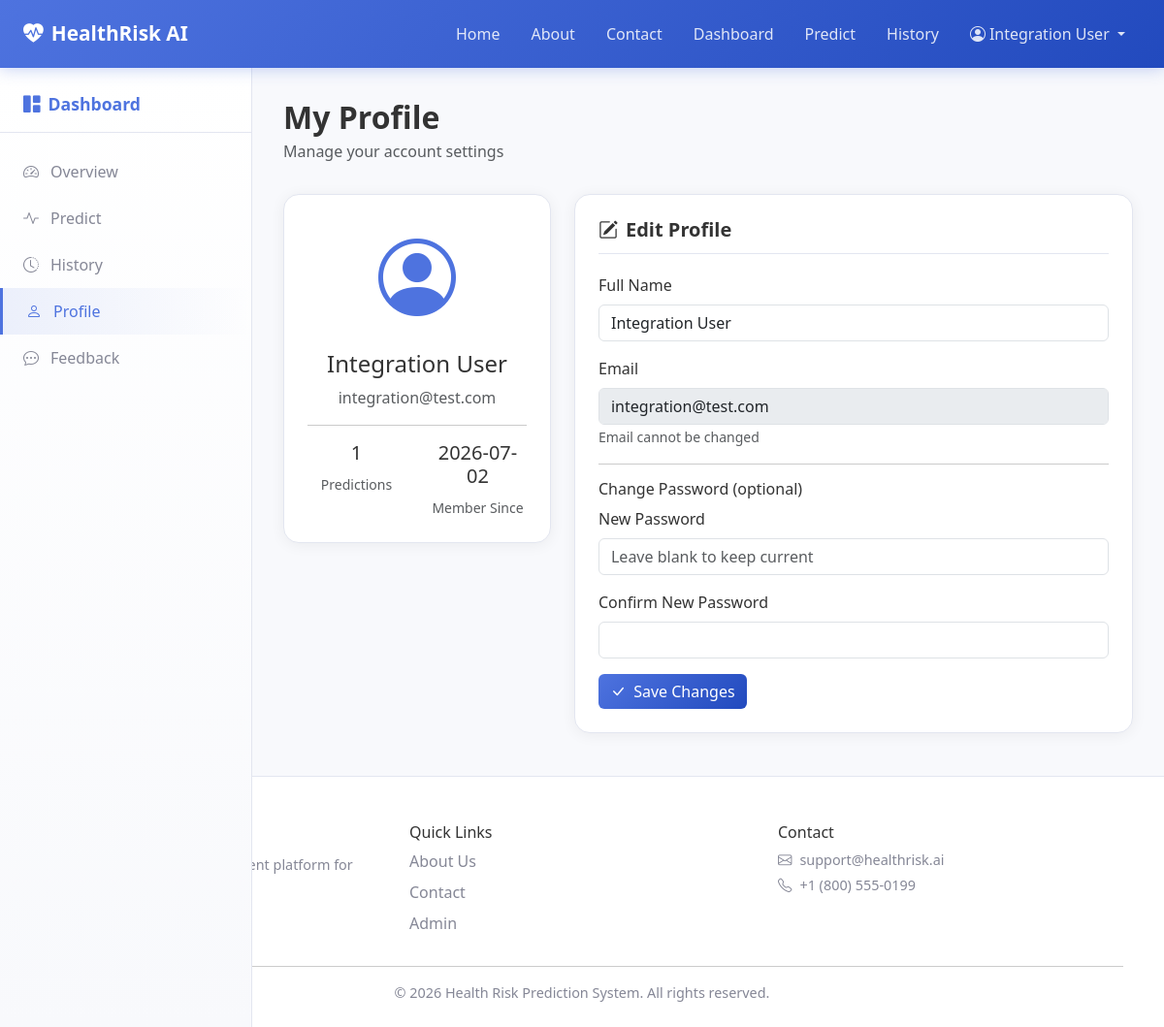
Screenshot of /profile (signed in) with the database file from the repository.
### Health-Risk-Prediction-System/utils/database.py (models this page shows, shortened)
class User(db.Model):
    __tablename__ = "users"
    id = db.Column(db.Integer, primary_key=True)
    name = db.Column(db.String(120), nullable=False)
    email = db.Column(db.String(120), unique=True, nullable=False, index=True)
    password = db.Column(db.String(256), nullable=False)
    created_at = db.Column(db.DateTime, default=datetime.utcnow)
    predictions = db.relationship("Prediction", backref="user", lazy=True, cascade="all, delete-orphan")
    feedbacks = db.relationship("Feedback", backref="user", lazy=True, cascade="all, delete-orphan")

### Health-Risk-Prediction-System/app.py (the view, shortened to what this page needs)
@app.route("/profile", methods=["GET", "POST"])
@login_required
def profile():
    user = User.query.get(session["user_id"])
    prediction_count = Prediction.query.filter_by(user_id=user.id).count()
    return render_template("profile.html", user=user, prediction_count=prediction_count)

### Health-Risk-Prediction-System/app.py (called while the page is built)
@app.context_processor
def inject_globals():
    return {
        "current_year": datetime.utcnow().year,
        "user_name": session.get("user_name"),
        "is_admin": "admin_id" in session,
        "is_logged_in": "user_id" in session,
        "risk_badge_class": risk_badge_class,
        "format_datetime": format_datetime,
    }

### Health-Risk-Prediction-System/utils/helpers.py (called while the page is built)
def login_required(view_func):
    @wraps(view_func)
    def wrapper(*args, **kwargs):
        if "user_id" not in session:
            flash("Please log in to access this page.", "warning")
            return redirect(url_for("login"))
        return view_func(*args, **kwargs)
    return wrapper

def format_datetime(value):
    if not value:
        return ""
    if isinstance(value, str):
        return value
    return value.strftime("%Y-%m-%d %H:%M")

### Health-Risk-Prediction-System/templates/profile.html (shortened to what this page needs)
{% extends "base.html" %}
{% block content %}
<div class="dashboard-layout">
    <aside class="sidebar">
        <div class="sidebar-header"><i class="bi bi-grid-1x2-fill me-2"></i>Dashboard</div>
        <ul class="sidebar-nav">
            <li><a href="{{ url_for('dashboard') }}"><i class="bi bi-speedometer2"></i> Overview</a></li>
            <li><a href="{{ url_for('predict_page') }}"><i class="bi bi-activity"></i> Predict</a></li>
            <li><a href="{{ url_for('history') }}"><i class="bi bi-clock-history"></i> History</a></li>
            <li><a href="{{ url_for('profile') }}" class="active"><i class="bi bi-person"></i> Profile</a></li>
            <li><a href="{{ url_for('feedback_page') }}"><i class="bi bi-chat-dots"></i> Feedback</a></li>
        </ul>
    </aside>
    <main class="dashboard-content">
        <div class="page-header">
            <div>
                <h2 class="fw-bold mb-1">My Profile</h2>
                <p class="text-muted mb-0">Manage your account settings</p>
            </div>
        </div>
        <div class="row g-4">
            <div class="col-lg-4">
                <div class="content-card text-center">
                    <div class="profile-avatar"><i class="bi bi-person-circle"></i></div>
                    <h4 class="mt-3">{{ user.name }}</h4>
                    <p class="text-muted">{{ user.email }}</p>
                    <hr>
                    <div class="row text-center">
                        <div class="col-6">
                            <h5>{{ prediction_count }}</h5>
                            <small class="text-muted">Predictions</small>
                        </div>
                        <div class="col-6">
                            <h5>{{ format_datetime(user.created_at)[:10] }}</h5>
                            <small class="text-muted">Member Since</small>
                        </div>
                    </div>
                </div>
            </div>
            <div class="col-lg-8">
                <div class="content-card">
                    <h5 class="card-title"><i class="bi bi-pencil-square me-2"></i>Edit Profile</h5>
                    <form method="POST" action="{{ url_for('profile') }}" novalidate>
                        <div class="mb-3">
                            <label class="form-label">Full Name</label>
                            <input type="text" name="name" class="form-control" required value="{{ user.name }}">
                        </div>
                        <div class="mb-3">
                            <label class="form-label">Email</label>
                            <input type="email" class="form-control" value="{{ user.email }}" disabled>
                            <small class="text-muted">Email cannot be changed</small>
                        </div>
                        <hr>
                        <h6>Change Password (optional)</h6>
                        <div class="mb-3">
                            <label class="form-label">New Password</label>
                            <input type="password" name="new_password" class="form-control" minlength="6" placeholder="Leave blank to keep current">
                        </div>
                        <div class="mb-3">
                            <label class="form-label">Confirm New Password</label>
                            <input type="password" name="confirm_password" class="form-control" minlength="6">
                        </div>
                        <button type="submit" class="btn btn-primary"><i class="bi bi-check-lg me-1"></i> Save Changes</button>
                    </form>
                </div>
            </div>
        </div>
    </main>
</div>
{% endblock %}

### Health-Risk-Prediction-System/templates/base.html (shortened to what this page needs)
<!DOCTYPE html>
<html lang="en">
<head>
    <link href="https://cdn.jsdelivr.net/npm/bootstrap@5.3.3/dist/css/bootstrap.min.css" rel="stylesheet">
    <link href="https://cdn.jsdelivr.net/npm/bootstrap-icons@1.11.3/font/bootstrap-icons.min.css" rel="stylesheet">
    <link href="{{ url_for('static', filename='css/style.css') }}" rel="stylesheet">
</head>
<body>
    <nav class="navbar navbar-expand-lg navbar-dark fixed-top custom-navbar">
        <div class="container-fluid px-4">
            <a class="navbar-brand fw-bold" href="{{ url_for('index') }}">
                <i class="bi bi-heart-pulse-fill me-2"></i>HealthRisk AI
            </a>
            <div class="collapse navbar-collapse" id="navbarNav">
                <ul class="navbar-nav ms-auto align-items-lg-center">
                    <li class="nav-item"><a class="nav-link" href="{{ url_for('index') }}">Home</a></li>
                    <li class="nav-item"><a class="nav-link" href="{{ url_for('about') }}">About</a></li>
                    <li class="nav-item"><a class="nav-link" href="{{ url_for('contact') }}">Contact</a></li>
                    {% if is_logged_in %}
                    <li class="nav-item"><a class="nav-link" href="{{ url_for('dashboard') }}">Dashboard</a></li>
                    <li class="nav-item"><a class="nav-link" href="{{ url_for('predict_page') }}">Predict</a></li>
                    <li class="nav-item"><a class="nav-link" href="{{ url_for('history') }}">History</a></li>
                    <li class="nav-item dropdown">
                        <a class="nav-link dropdown-toggle" href="#" data-bs-toggle="dropdown">
                            <i class="bi bi-person-circle me-1"></i>{{ user_name }}
                        </a>
                    </li>
                    {% else %}
                    <li class="nav-item"><a class="nav-link" href="{{ url_for('login') }}">Login</a></li>
                    <li class="nav-item"><a class="btn btn-light btn-sm ms-lg-2 px-3" href="{{ url_for('register') }}">Register</a></li>
                    {% endif %}
                </ul>
            </div>
        </div>
    </nav>
    <div class="main-wrapper">
        {% block content %}{% endblock %}
    </div>
    <footer class="footer mt-auto">
        <div class="container">
            <div class="row gy-4">
                <div class="col-md-4">
                    <h5><i class="bi bi-heart-pulse me-2"></i>HealthRisk AI</h5>
                    <p class="text-muted-small">AI-powered health risk assessment platform for preventive healthcare.</p>
                </div>
                <div class="col-md-4">
                    <h6>Quick Links</h6>
                    <ul class="list-unstyled footer-links">
                        <li><a href="{{ url_for('about') }}">About Us</a></li>
                        <li><a href="{{ url_for('contact') }}">Contact</a></li>
                        <li><a href="{{ url_for('admin_login') }}">Admin</a></li>
                    </ul>
                </div>
                <div class="col-md-4">
                    <h6>Contact</h6>
                    <p class="text-muted-small mb-1"><i class="bi bi-envelope me-2"></i>support@healthrisk.ai</p>
                    <p class="text-muted-small"><i class="bi bi-telephone me-2"></i>+1 (800) 555-0199</p>
                </div>
            </div>
            <hr>
            <p class="text-center text-muted-small mb-0">&copy; {{ current_year }} Health Risk Prediction System. All rights reserved.</p>
        </div>
    </footer>
</body>
</html>

### Health-Risk-Prediction-System/static/css/style.css (style rules this page uses)
:root { --primary: #4e73df; --primary-dark: #2e59d9; --secondary: #858796; --success: #1cc88a; --info: #36b9cc; --warning: #f6c23e; --danger: #e74a3b; --light: #f8f9fc; --dark: #5a5c69; --gradient-start: #4e73df; --gradient-end: #224abe; --sidebar-width: 260px; --navbar-height: 70px; }
* { margin: 0; padding: 0; box-sizing: border-box; }
body { font-family: 'Segoe UI', Tahoma, Geneva, Verdana, sans-serif; background-color: var(--light); color: #333; min-height: 100vh; display: flex; flex-direction: column; }
.main-wrapper { flex: 1; padding-top: var(--navbar-height); }
.custom-navbar { background: linear-gradient(135deg, var(--gradient-start), var(--gradient-end)); box-shadow: 0 2px 15px rgba(78, 115, 223, 0.3); height: var(--navbar-height); padding: 0.5rem 0; }
.custom-navbar .nav-link { color: rgba(255, 255, 255, 0.85) !important; font-weight: 500; padding: 0.5rem 1rem !important; transition: color 0.3s ease; }
.custom-navbar .navbar-brand { font-size: 1.3rem; }
.dashboard-layout { display: flex; min-height: calc(100vh - var(--navbar-height)); }
.sidebar { width: var(--sidebar-width); background: linear-gradient(180deg, #fff 0%, #f8f9fc 100%); border-right: 1px solid #e3e6f0; padding: 1.5rem 0; position: fixed; top: var(--navbar-height); bottom: 0; left: 0; overflow-y: auto; z-index: 100; }
.sidebar-header { padding: 0 1.5rem 1rem; font-weight: 700; font-size: 1.1rem; color: var(--primary); border-bottom: 1px solid #e3e6f0; margin-bottom: 1rem; }
.sidebar-nav { list-style: none; padding: 0; }
.sidebar-nav li a { display: flex; align-items: center; gap: 0.75rem; padding: 0.75rem 1.5rem; color: var(--secondary); text-decoration: none; transition: all 0.3s ease; font-weight: 500; }
.sidebar-nav li a:hover, .sidebar-nav li a.active { background: linear-gradient(90deg, rgba(78, 115, 223, 0.1), transparent); color: var(--primary); border-left: 3px solid var(--primary); }
.dashboard-content { flex: 1; margin-left: var(--sidebar-width); padding: 2rem; }
.page-header { display: flex; justify-content: space-between; align-items: center; margin-bottom: 2rem; flex-wrap: wrap; gap: 1rem; }
.content-card { background: #fff; border-radius: 16px; padding: 1.5rem; box-shadow: 0 2px 15px rgba(0, 0, 0, 0.06); border: 1px solid #e3e6f0; }
.card-title { font-weight: 600; margin-bottom: 1.25rem; padding-bottom: 0.75rem; border-bottom: 1px solid #e3e6f0; }
.profile-avatar { font-size: 5rem; color: var(--primary); }
.footer { background: #fff; border-top: 1px solid #e3e6f0; padding: 3rem 0 1.5rem; margin-top: auto; }
.footer-links li { margin-bottom: 0.5rem; }
.footer-links a { color: var(--secondary); text-decoration: none; transition: color 0.3s; }
.text-muted-small { color: var(--secondary); font-size: 0.9rem; }
.btn-primary { background: linear-gradient(135deg, var(--primary), var(--gradient-end)); border: none; transition: transform 0.2s, box-shadow 0.2s; }

### rows the page displays
User: name "Integration User", email "integration@test.com", created_at "2026-07-02"

### other values shown
{{ prediction_count }} "1"
